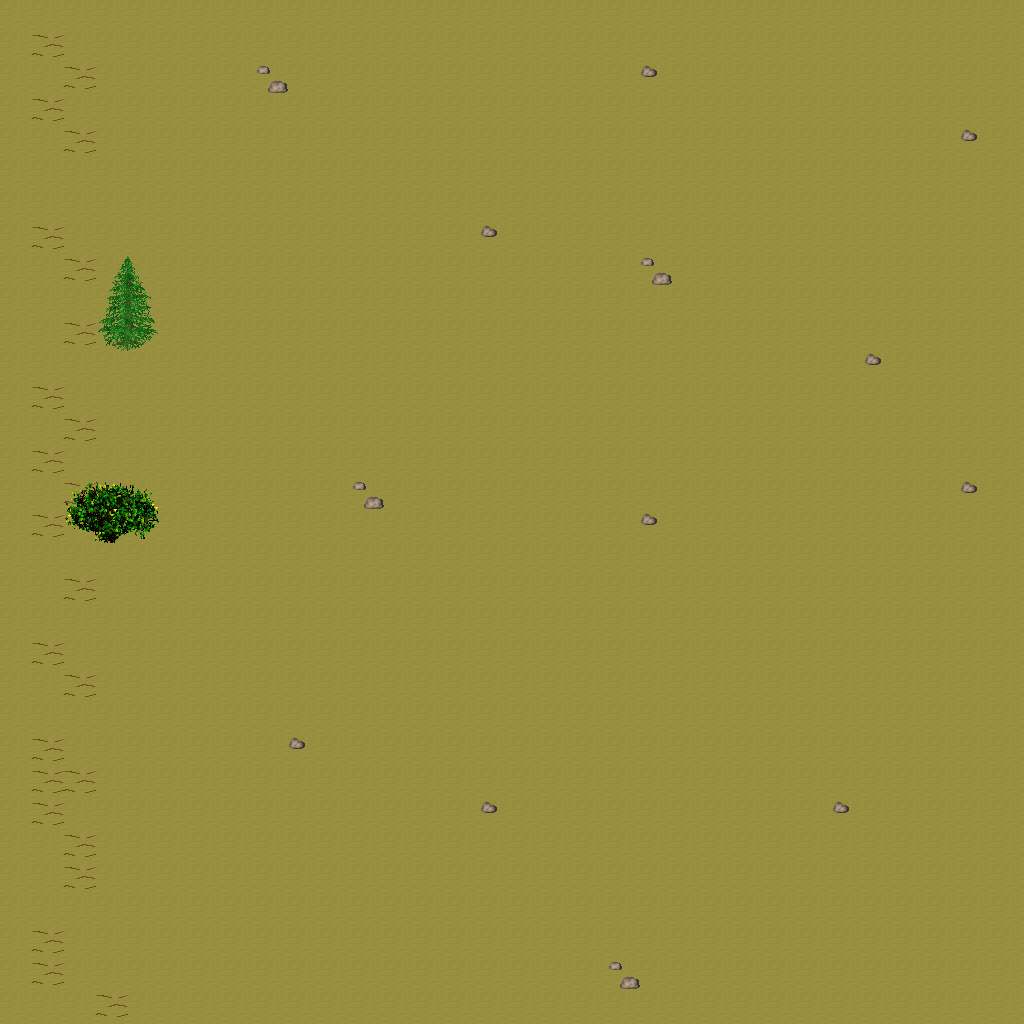

Below is a game level as drawn by its tile map, then a one-line description and the .tmx that defines it (tile-layer data replaced by summaries):
An orthogonal 32x32 tile map with 32x32 px tiles, 5 tile layers (Ground, Objects, Objects2, Above, ...), 1 hidden layer not drawn, 23 tilesets.

<map version="1.10" tiledversion="1.11.0" orientation="orthogonal" renderorder="right-down" width="32" height="32" tilewidth="32" tileheight="32" infinite="0" nextlayerid="11" nextobjectid="1">
 <tileset firstgid="1" name="ground_ground" tilewidth="32" tileheight="32" tilecount="33" columns="3">
  <image source="../drawable/ground_ground.png" width="96" height="352" />
 </tileset>
 <tileset firstgid="34" name="ground_water_pool" tilewidth="32" tileheight="32" tilecount="72" columns="3">
  <image source="../drawable/ground_water_pool.png" width="96" height="768" />
 </tileset>
 <tileset firstgid="106" name="ground_ridge_earth_dark" tilewidth="32" tileheight="32" tilecount="96" columns="12">
  <image source="../drawable/ground_ridge_earth_dark.png" width="384" height="256" />
 </tileset>
 <tileset firstgid="202" name="ground_ridge_earth_pale" tilewidth="32" tileheight="32" tilecount="96" columns="12">
  <image source="../drawable/ground_ridge_earth_pale.png" width="384" height="256" />
 </tileset>
 <tileset firstgid="298" name="ground_grass_edges" tilewidth="32" tileheight="32" tilecount="36" columns="12">
  <image source="../drawable/ground_grass_edges.png" width="384" height="96" />
 </tileset>
 <tileset firstgid="334" name="ground_grass_corners" tilewidth="32" tileheight="32" tilecount="24" columns="6">
  <image source="../drawable/ground_grass_corners.png" width="192" height="128" />
 </tileset>
 <tileset firstgid="358" name="ground_earth_edges" tilewidth="32" tileheight="32" tilecount="18" columns="6">
  <image source="../drawable/ground_earth_edges.png" width="192" height="96" />
 </tileset>
 <tileset firstgid="376" name="ground_rock_pebbles" tilewidth="32" tileheight="32" tilecount="3" columns="1">
  <image source="../drawable/ground_rock_pebbles.png" width="32" height="96" />
 </tileset>
 <tileset firstgid="379" name="ground_ladder_steps" tilewidth="32" tileheight="32" tilecount="6" columns="3">
  <image source="../drawable/ground_ladder_steps.png" width="96" height="64" />
 </tileset>
 <tileset firstgid="385" name="plant_grasses" tilewidth="32" tileheight="32" tilecount="6" columns="3">
  <image source="../drawable/plant_grasses.png" width="96" height="64" />
 </tileset>
 <tileset firstgid="391" name="plant_flower_daisy_red" tilewidth="32" tileheight="32" tilecount="8" columns="2">
  <image source="../drawable/plant_flower_daisy_red.png" width="64" height="128" />
 </tileset>
 <tileset firstgid="399" name="plant_flower_daisy_yellow" tilewidth="32" tileheight="32" tilecount="8" columns="2">
  <image source="../drawable/plant_flower_daisy_yellow.png" width="64" height="128" />
 </tileset>
 <tileset firstgid="407" name="plant_flower_daisy_blue" tilewidth="32" tileheight="32" tilecount="8" columns="2">
  <image source="../drawable/plant_flower_daisy_blue.png" width="64" height="128" />
 </tileset>
 <tileset firstgid="415" name="item_corpse_huge_animal" tilewidth="32" tileheight="32" tilecount="16" columns="2">
  <image source="../drawable/item_corpse_huge_animal.png" width="64" height="256" />
 </tileset>
 <tileset firstgid="431" name="item_pot_dark_barrel" tilewidth="32" tileheight="32" tilecount="2" columns="1">
  <image source="../drawable/item_pot_dark_barrel.png" width="32" height="64" />
 </tileset>
 <tileset firstgid="433" name="item_statue_green_stone" tilewidth="32" tileheight="32" tilecount="12" columns="4">
  <image source="../drawable/item_statue_green_stone.png" width="128" height="96" />
 </tileset>
 <tileset firstgid="445" name="logic_creature_orc" tilewidth="32" tileheight="32" tilecount="6" columns="6">
  <image source="../drawable/logic_creature_orc.png" width="192" height="32" />
 </tileset>
 <tileset firstgid="451" name="logic_creature_animal" tilewidth="32" tileheight="32" tilecount="32" columns="8">
  <image source="../drawable/logic_creature_animal.png" width="256" height="128" />
 </tileset>
 <tileset firstgid="483" name="logic_portal" tilewidth="32" tileheight="32" tilecount="24" columns="8">
  <image source="../drawable/logic_portal.png" width="256" height="96" />
 </tileset>
 <tileset firstgid="507" name="logic_collision" tilewidth="32" tileheight="32" tilecount="1" columns="1">
  <image source="../drawable/logic_collision.png" width="32" height="32" />
 </tileset>
 <tileset firstgid="508" name="plant_tree_spruce" tilewidth="32" tileheight="32" tilecount="6" columns="2">
  <image source="../drawable/plant_tree_spruce.png" width="64" height="96" />
 </tileset>
 <tileset firstgid="514" name="plant_tree_taller_trees" tilewidth="32" tileheight="32" tilecount="32" columns="8">
  <image source="../drawable/plant_tree_taller_trees.png" width="256" height="128" />
 </tileset>
 <tileset firstgid="546" name="plant_bush_bush_mult_colored" tilewidth="32" tileheight="32" tilecount="6" columns="3">
  <image source="../drawable/plant_bush_bush_mult_colored.png" width="96" height="64" />
 </tileset>
 <layer id="1" name="Ground" width="32" height="32">
  <data>[1024 cells, 1024 non-empty, 1 distinct tile ids]</data>
 </layer>
 <layer id="2" name="Objects" width="32" height="32">
  <data>[1024 cells, 42 non-empty, 8 distinct tile ids]</data>
 </layer>
 <layer id="3" name="Objects2" width="32" height="32">
  <data>[1024 cells, 0 non-empty, 0 distinct tile ids]</data>
 </layer>
 <layer id="4" name="Above" width="32" height="32">
  <data>[1024 cells, 7 non-empty, 7 distinct tile ids]</data>
 </layer>
 <layer id="5" name="Above2" width="32" height="32">
  <data>[1024 cells, 0 non-empty, 0 distinct tile ids]</data>
 </layer>
 <layer id="6" name="Walkable" width="32" height="32" visible="0">
  <data>[1024 cells, 5 non-empty, 1 distinct tile ids]</data>
 </layer>
 <objectgroup id="7" name="Mapevents" />
 <objectgroup id="8" name="Spawn" />
 <objectgroup id="9" name="Keys" />
 <objectgroup id="10" name="Replace" />
</map>
